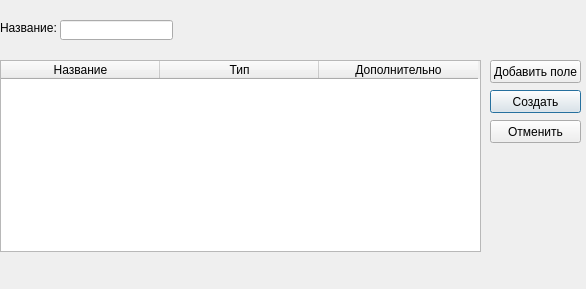
<?xml version="1.0" encoding="UTF-8"?>
<ui version="4.0">
 <class>Dialog</class>
 <widget class="QDialog" name="Dialog">
  <property name="geometry">
   <rect>
    <x>0</x>
    <y>0</y>
    <width>586</width>
    <height>289</height>
   </rect>
  </property>
  <property name="windowTitle">
   <string>Dialog</string>
  </property>
  <widget class="QPushButton" name="acceptBtn">
   <property name="geometry">
    <rect>
     <x>490</x>
     <y>90</y>
     <width>91</width>
     <height>23</height>
    </rect>
   </property>
   <property name="text">
    <string>Создать</string>
   </property>
  </widget>
  <widget class="QPushButton" name="cancelBtn">
   <property name="geometry">
    <rect>
     <x>490</x>
     <y>120</y>
     <width>91</width>
     <height>23</height>
    </rect>
   </property>
   <property name="text">
    <string>Отменить</string>
   </property>
  </widget>
  <widget class="QPushButton" name="addBtn">
   <property name="geometry">
    <rect>
     <x>490</x>
     <y>60</y>
     <width>91</width>
     <height>23</height>
    </rect>
   </property>
   <property name="text">
    <string>Добавить поле</string>
   </property>
  </widget>
  <widget class="QTableWidget" name="tableWidget">
   <property name="geometry">
    <rect>
     <x>0</x>
     <y>60</y>
     <width>481</width>
     <height>192</height>
    </rect>
   </property>
   <property name="columnCount">
    <number>3</number>
   </property>
   <attribute name="horizontalHeaderDefaultSectionSize">
    <number>159</number>
   </attribute>
   <attribute name="horizontalHeaderMinimumSectionSize">
    <number>39</number>
   </attribute>
   <attribute name="verticalHeaderDefaultSectionSize">
    <number>30</number>
   </attribute>
   <column>
    <property name="text">
     <string>Название</string>
    </property>
   </column>
   <column>
    <property name="text">
     <string>Тип</string>
    </property>
   </column>
   <column>
    <property name="text">
     <string>Дополнительно</string>
    </property>
   </column>
  </widget>
  <widget class="QLabel" name="label">
   <property name="geometry">
    <rect>
     <x>0</x>
     <y>20</y>
     <width>61</width>
     <height>16</height>
    </rect>
   </property>
   <property name="text">
    <string>Название:</string>
   </property>
  </widget>
  <widget class="QLineEdit" name="tableName">
   <property name="geometry">
    <rect>
     <x>60</x>
     <y>20</y>
     <width>113</width>
     <height>20</height>
    </rect>
   </property>
  </widget>
 </widget>
 <resources/>
 <connections/>
</ui>
